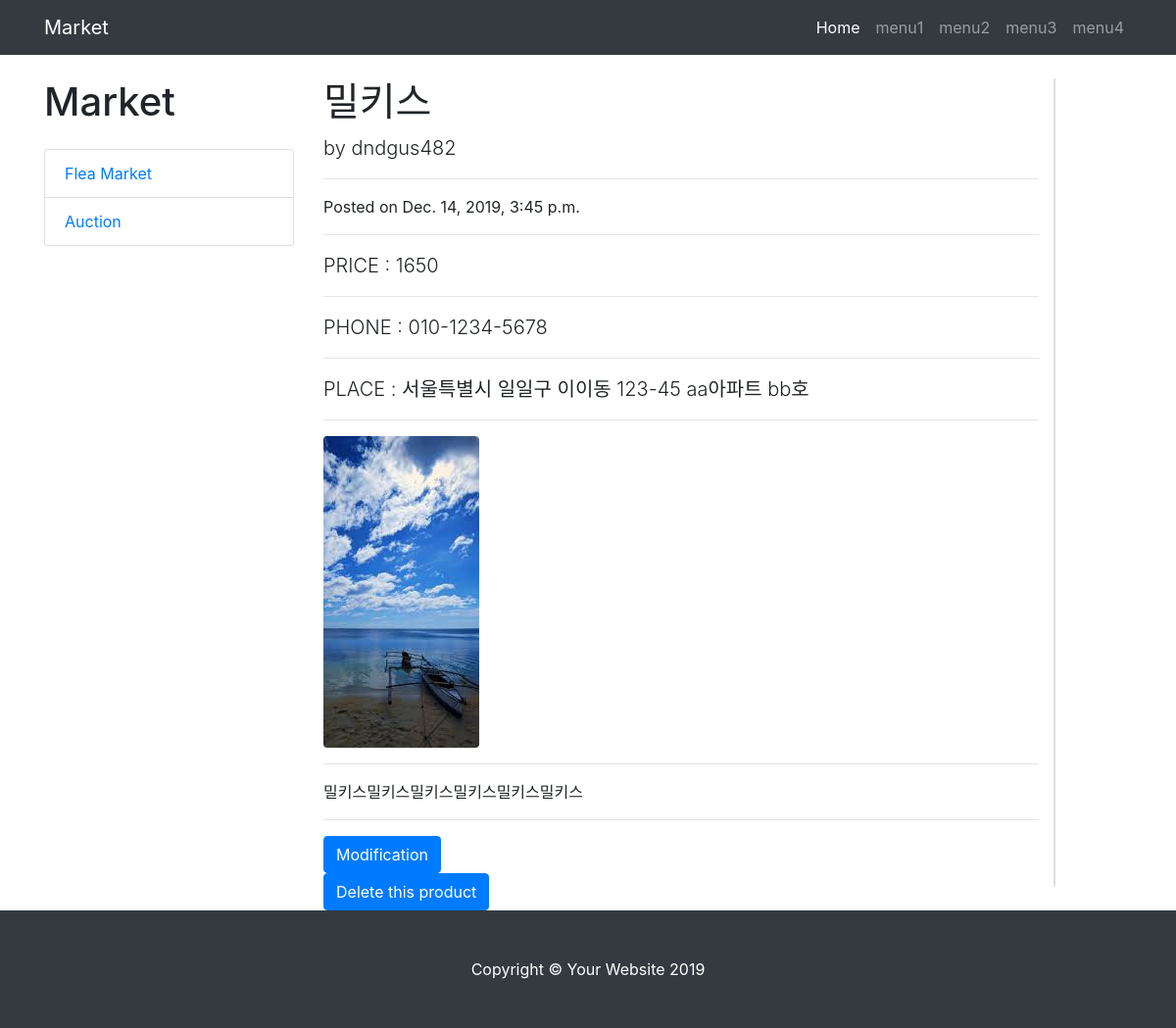
/seller/post=18 (signed in), run on the app's committed database.
### market/models.py (models this page shows)
class Product(models.Model):
    created_date = models.DateTimeField(auto_now_add=True)
    content = models.TextField(blank=True)
    view = models.IntegerField(default=0)
    name = models.CharField(max_length=30, blank=True)
    type = models.CharField(max_length=20)      # 경매인지 그냥인지
    price = models.IntegerField(default=0)      # 가격
    seller_name = models.CharField(max_length=20, blank=True) # 판매자 이름
    phone = models.CharField(max_length=20, blank=True) # 판매자 전화번호
    place = models.CharField(max_length=60, blank=True)    # 거래장소
    seller = models.ForeignKey(User, on_delete=models.CASCADE) #판매자 정보
    status = models.CharField(max_length=20)    # 판매중인지 종료인지
    photo = models.ImageField(blank=True)

### market/views.py (the view)
# urls.py: path('seller/post=<int:product_id>', views.seller_product, name='seller_product'),
def seller_product(request, product_id) :
    if not request.user.is_authenticated:
        return redirect('login')
    user = User.objects.get(username=request.user.username)
    product = get_object_or_404(user.product_set, pk=product_id)
    context = {'board' : product}
    return render(request, 'read_post.html', context)

### templates/read_post.html (shortened to what this page needs)
{% load static %}
<!DOCTYPE html>
<html lang="en" xmlns="http://www.w3.org/1999/html">
<head>
  <link href="{% static 'vendor/bootstrap/css/bootstrap.min.css' %}" rel="stylesheet">
  <link href="{% static 'css/blog-post.css' %}" rel="stylesheet">
</head>
<body>
  <nav class="navbar navbar-expand-lg navbar-dark bg-dark fixed-top">
    <div class="container">
      <a class="navbar-brand" href="">Market</a>
      <div class="collapse navbar-collapse" id="navbarResponsive">
        <ul class="navbar-nav ml-auto">
          <li class="nav-item active">
            <a class="nav-link" href="">Home
            </a>
          </li>
          <li class="nav-item">
            <a class="nav-link" href="">menu1</a>
          </li>
          <li class="nav-item">
            <a class="nav-link" href="">menu2</a>
          </li>
          <li class="nav-item">
            <a class="nav-link" href="">menu3</a>
          </li>
            <li class="nav-item">
            <a class="nav-link" href="">menu4</a>
          </li>
        </ul>
      </div>
    </div>
  </nav>
  <div class="container">
    <div class="row">
        <div class="col-lg-3">
        <h1 class="my-4">Market</h1>
        <div class="list-group">
          <a href="#" class="list-group-item">Flea Market</a>
            <a href="#" class="list-group-item">Auction</a>
        </div>
      </div>
      <div class="col-lg-8">
        <h1 class="mt-4">{{ board.name }}</h1>
        <p class="lead">
          by
          <a>{{ board.seller_name }}</a>
        </p>
        <hr>
        <p>Posted on {{ board.created_date }}</p>
        <hr>
      <p class="lead">
          PRICE :
          <a>{{ board.price }}</a>
        </p>
        <hr>
      <p class="lead">
          PHONE :
          <a>{{ board.phone }}</a>
        </p>
        <hr>
      <p class="lead">
          PLACE :
          <a>{{ board.place }}</a>
        </p>
        <hr>
    {% if board.photo %}
        <img class="img-fluid rounded" name="image" src="{{ board.photo.url }}" alt="">
            {% else %}
            <img class="img-fluid rounded" name="image" src="http://placehold.it/900x300" alt="">
      {% endif %}
        <hr>
        <p>{{ board.content }}</p>
      <hr>
      <form class="change" action="{% url 'product_change' board.id %}" method="post">
          <input class="btn btn-primary" type="submit" name="" value="Modification">
        </form>
        <form class="delete" action="{% url 'product_delete' board.id %}" method="post" onsubmit="return check()">
          <input class="btn btn-primary" type="submit" name="" value="Delete this product">
        </form>
      </div>
    <div class="card my-4">
        </div>
    </div>
  </div>
  <footer class="py-5 bg-dark">
    <div class="container">
      <p class="m-0 text-center text-white">Copyright &copy; Your Website 2019</p>
    </div>
  </footer>
</body>
</html>

### static/css/blog-post.css (style rules this page uses)
body { padding-top: 56px; }

### data on the page
Product: name "밀키스", seller_name "dndgus482", created_date "Dec. 14, 2019, 3:45 p.m.", price "1650", phone "010-1234-5678", place "서울특별시 일일구 이이동 123-45 aa아파트 bb호", photo (picture), content "밀키스밀키스밀키스밀키스밀키스밀키스"
